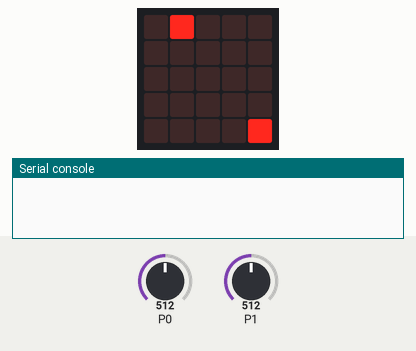
Recording of a program running on a simulated BBC micro:bit (MakeCode). On the bench: the board's 5×5 LED display, the last lines printed to the serial console. The inputs (shaded band) are chosen by the test bench; at power-on: P0 = 512, P1 = 512 (analog values on the 0–1023 scale). Random numbers come from a fixed seed; no radio messages arrive unless stated (any console line starting 'radio sent:' is added by the test bench).

Above: at 1.2 s.
1.3 s: P0 set to 985
2.8 s: P0 set to 1011
At 2.97 s:
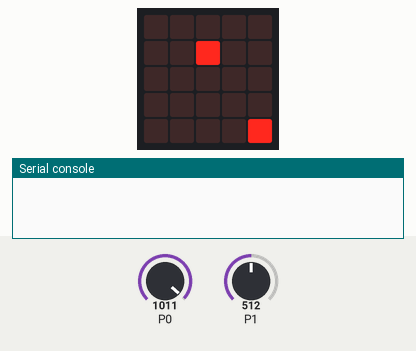
5.0 s: P1 set to 0
At 5.4 s:
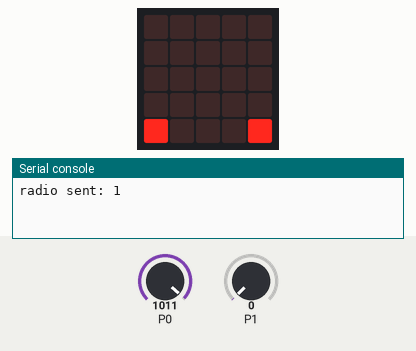
7.2 s: P1 set to 20
At 7.6 s:
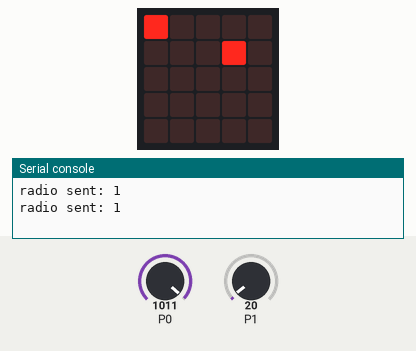
9.6 s: P1 set to 1010
At 10.25 s:
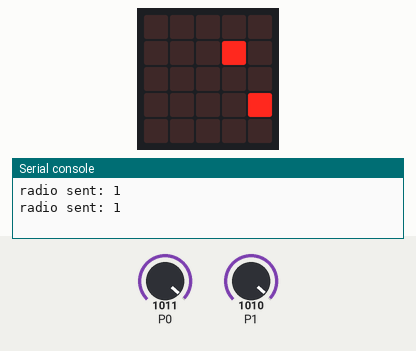
12.3 s: P1 set to 990
At 12.45 s:
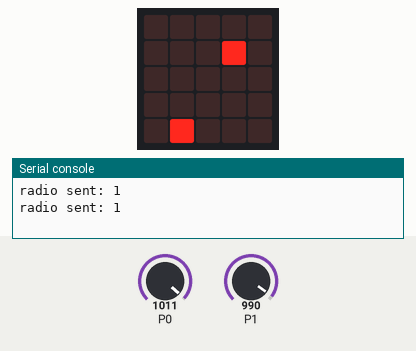

The program:

main.ts
```typescript
let ledNewPosition = []
let score = 0
let move = "toRight"
let lastMoveX = 'toLeft'
let lastMoveY = 'toRight'
let snakePosition = [[1, 0]]
let s=0
let food = [4,4]
radio.setGroup(1)
basic.forever(function () {

    if (pins.analogReadPin(AnalogPin.P0) > 1000) {
        // to toBottom
        move = 'toBottom'
    }

    if (pins.analogReadPin(AnalogPin.P0) < 10) {
        // to toBottom
        move = 'toTop'
    }

    if (pins.analogReadPin(AnalogPin.P1) < 10) {
        // to toRight
        move = 'toRight'
    }

    if (pins.analogReadPin(AnalogPin.P1) > 1000) {
        // to toRight
        move = 'toLeft'
    }

    s++
    let leds = []
    basic.clearScreen()
    led.plot(food[0], food[1])
    if (move == "toRight") {

            let snakeNewX = snakePosition[snakePosition.length - 1][0]+1
            snakePosition.push([snakeNewX, snakePosition[snakePosition.length - 1][1]])
            snakePosition.removeAt(0)
            lastMoveX = 'toRight'


        if (snakePosition[0][0] > 4) {

            let newX = 0 - snakePosition.length
            let reSnake = [[newX, snakePosition[0][1]]]
            for (let i = 1; i < snakePosition.length; i++) {
                newX++
                reSnake.push([newX, snakePosition[0][1]])
            }

            snakePosition = reSnake
        }
    }

    if (move == "toLeft") {
        let snakeNewX = snakePosition[0][0] - 1
        snakePosition.unshift([snakeNewX, snakePosition[snakePosition.length - 1][1]])
        snakePosition.removeAt(snakePosition.length - 1)

        if (snakePosition[snakePosition.length-1][0] < 1) {

            let newX = 5 + snakePosition.length
            let reSnake = [[newX, snakePosition[0][1]]]
            for (let i = 1; i < snakePosition.length; i++) {
                newX--
                reSnake.push([newX, snakePosition[0][1]])
            }

            snakePosition = reSnake
        }
    }


    if (move == "toBottom") {
        if(lastMoveX=='toRight'){
            let snakeNewY = snakePosition[snakePosition.length - 1][1] + 1
            snakePosition.push([snakePosition[snakePosition.length - 1][0], snakeNewY])
            snakePosition.removeAt(0)
        }

        if (lastMoveX == 'toLeft') {
            let snakeNewY = snakePosition[0][1] + 1
            snakePosition.unshift([snakePosition[0][0], snakeNewY])
            snakePosition.removeAt(snakePosition.length-1)

        }

        if (snakePosition[0][1] > 4) {

            let newY = 0 - snakePosition.length
            let reSnake = [[snakePosition[0][0],newY]]
            for (let i = 1; i < snakePosition.length; i++) {
                newY++
                reSnake.push([snakePosition[0][0], newY])
            }
            snakePosition = reSnake
        }
    }

    if (move == "toTop") {
        if (lastMoveX == 'toRight') {
            let snakeNewY = snakePosition[snakePosition.length - 1][1] - 1
            snakePosition.push([snakePosition[snakePosition.length - 1][0], snakeNewY])
            snakePosition.removeAt(0)


        }

        if (lastMoveX == 'toLeft') {
            let snakeNewY = snakePosition[0][1] - 1
            snakePosition.unshift([snakePosition[0][0], snakeNewY])
            snakePosition.removeAt(snakePosition.length - 1)

        }


    }

    for (let i = 0; i <= snakePosition.length - 1; i++) {
        // console.log(snakePosition[i][1])
        if (snakePosition[i][0]==food[0] && snakePosition[i][1]==food[1]){
            score =+ 1
            radio.sendNumber(score)
            GenerateFood()
            led.plot(food[0], food[1])
        }
        led.plot(snakePosition[i][0], snakePosition[i][1])
    }


    basic.pause(200)
})

function GenerateFood(){
    food = [Math.floor(Math.random() * (4 - 0 + 1)) + 0,Math.floor(Math.random() * (4 - 0 + 1)) + 0]
}
```

test.ts
```typescript
// les tests vont ici ; cela ne sera pas compilé si ce paquet est utilisé en tant qu'extension.
```

Measured:
- the behaviour switches between 1000 and 1001 on P0 (found by bisection; images 0 and 1)
